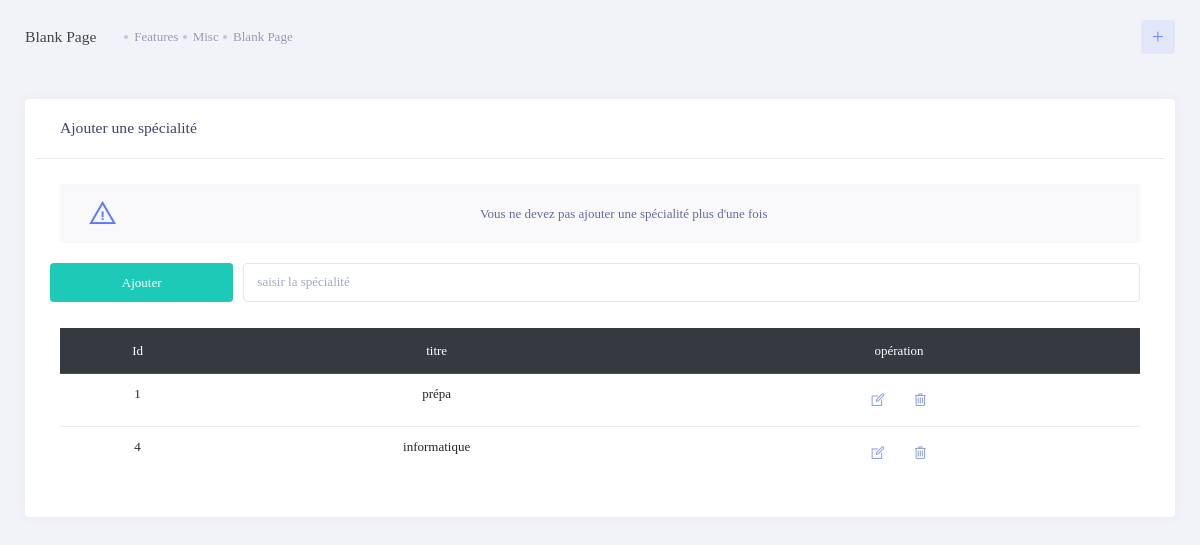
/views/Backoffice/admin/ecole/specialite.php, run on the app's committed database.
### tables this page shows
CREATE TABLE IF NOT EXISTS `specialite` (
  `id` int(11) NOT NULL AUTO_INCREMENT,
  `titre` varchar(255) DEFAULT NULL,
  PRIMARY KEY (`id`)
);

### entities/class_specialite.php (the view, shortened to what this page needs)
<?php
class specialite{
	public static function afficher(){
		  	$requette=config::$bdd->query("select * from specialite");
                		while($data=$requette->fetch()){
					echo "<tr><td class='text-center'>".$data['id']."</td><td class='text-center'>".$data['titre']."</td><td class='text-center'><button type='button'  id='".$data['id']."'  class='btn btn-sm btn-clean btn-icon btn-icon-md modifier' ><i class='la la-edit'></i></button>&nbsp;&nbsp;&nbsp;<button type='button' id='".$data['id']."' title='Delete' class='btn btn-sm btn-clean btn-icon btn-icon-md supprimer'><i class='la la-trash'></i></button></td></tr>";
                		}
	}
}
?>

### data on the page
specialite: id "1", titre "prépa"
specialite: id "4", titre "informatique"
